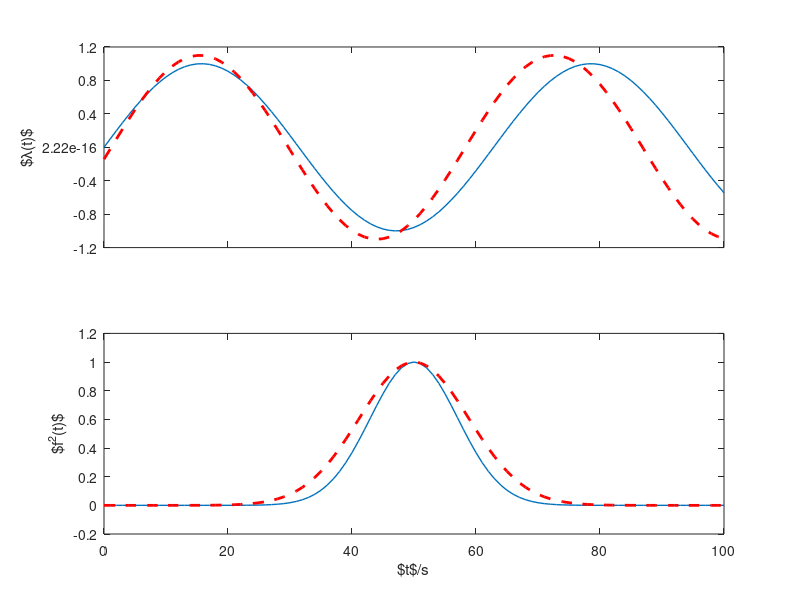

Write the MATLAB code that produced this figure. (Note: this script raises an error after producing the figure.)
t = 0:100;

y1 = sin(0.1*t);
y2 = 1.1*sin(0.11*t-0.13);

z1 = exp(-(0.1*(t-50)).^2);
z2 = exp(-(0.08*(t-50)).^2);

f1 = figure(1);
clf(f1);

sp(1) = subplot(2,1,1);
hold('on');
plot(t,y1,'LineWidth',1);
plot(t,y2,'--r','LineWidth',2);
hold('off');
box('on');
ylim([-1.2, 1.2]);
set(sp(1), 'YTick', -1.2:0.4:1.2);
set(sp(1), 'XTickLabel', '');

sp(2) = subplot(2,1,2);
hold('on');
plot(t,z1,'LineWidth',1);
plot(t,z2,'--r','LineWidth',2);
hold('off');
box('on');
ylim([-0.2, 1.2]);
set(sp(2), 'YTick', -0.2:0.2:1.2);

% Figure paper dimensions (not exact):
w = 12; % w cm wide
h =  8; % h cm tall

% Set the dimensions of the figure
set(f1, 'units','centimeters');
pos = get(gcf, 'position');
set(gcf, 'position', [pos(1), pos(2), w, h]);

% Add some text
h_text(1) = ylabel(sp(1), '$\lambda(t)$');
h_text(2) = ylabel(sp(2), '$f^2(t)$');
h_text(3) = xlabel(sp(2), '$t$/s');
h_text(4) = legend(sp(2), '$q = 1.0$', '$q = 0.1$', 'Location', 'NE');
h_text(5) = title(sp(1), 'Comparison of functions');

set(h_text, 'Interpreter', 'Latex');

% Go to the figure windon, click 'File', then 'Save As...', 
% choose 'EPS file' in 'save as type:'. For some reason, this works better
% than saving the figure as EPS using the print or saveas commands, at 
% least in some cases.
